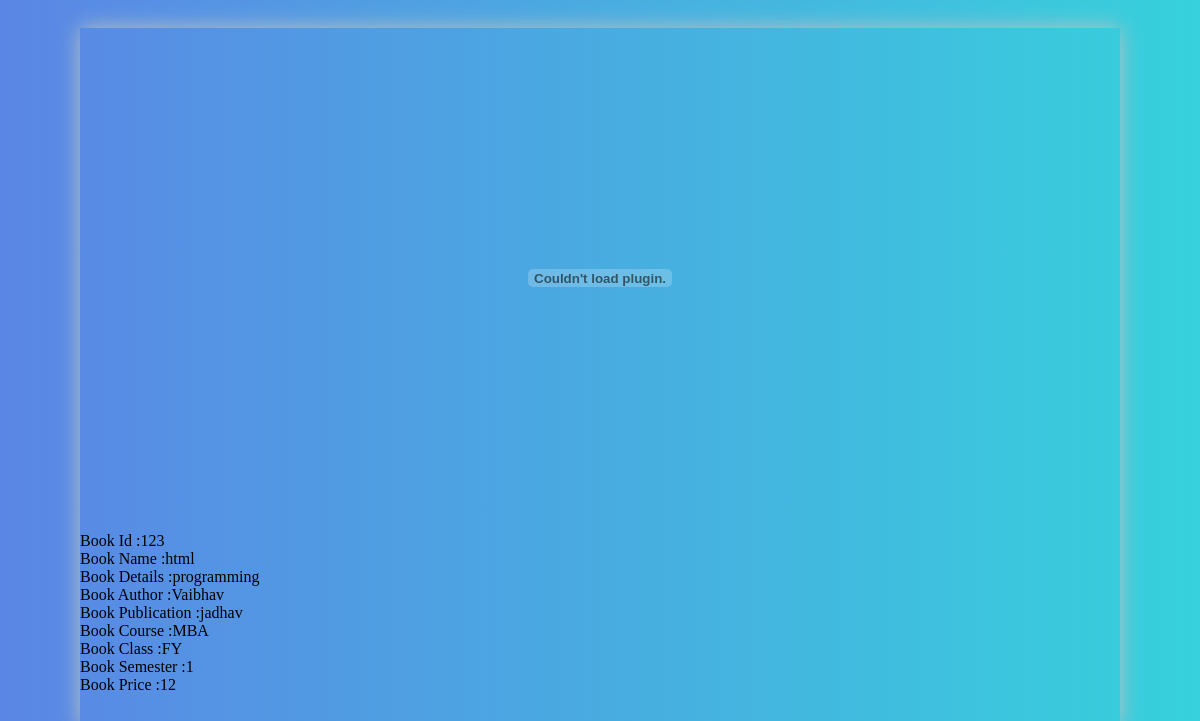
Screenshot of /mbacourse.php with the database file from the repository.
### tables this page shows
CREATE TABLE `mybooks` (
  `id` int(11) NOT NULL,
  `bname` varchar(30) NOT NULL,
  `bDetails` varchar(30) NOT NULL,
  `bAuthor` varchar(30) NOT NULL,
  `bPublication` varchar(30) NOT NULL,
  `Course` varchar(30) NOT NULL,
  `sClass` varchar(30) NOT NULL,
  `Semester` varchar(30) NOT NULL,
  `BookPrice` varchar(30) NOT NULL,
  `book` varchar(30) NOT NULL,
  `booknumber` varchar(30) NOT NULL
);

### mbacourse.php (the view, shortened to what this page needs)
<!DOCTYPE html>
<html>
<head>
</head>
<body>
<div class="grand_parent">
	<div class="parent">
		<?php
		$co="MBA";
       include("connection.php");
       $s="select * from mybooks where Course='$co'";
       $q=mysqli_query($con,$s);
       if ($q) {
       	 while($f=mysqli_fetch_array($q)){
		?>
		<div class="child">
			<center>
			<?php echo "<embed src='".$f['book']."' id='book'>" ?>
			</center>
			<label><label>Book Id :<?php  echo $f['booknumber'];?></label><br>
			<label>Book Name :<?php  echo $f['bname'];?></label><br>
			<label>Book Details :<?php  echo $f['bDetails'];?></label><br>
			<label>Book Author :<?php  echo $f['bAuthor'];?></label><br>
            <label>Book Publication :<?php  echo $f['bPublication'];?></label><br>
            <label>Book Course :<?php  echo $f['Course'];?></label><br>
            <label>Book Class :<?php  echo $f['sClass'];?></label><br>
            <label>Book Semester :<?php  echo $f['Semester'];?></label><br>
            <label>Book Price :<?php  echo $f['BookPrice'];?></label>
		</div>
		<?php
}
	}
	else{
		echo "Record Not Founde";
	}
	?>
	</div>
</div>
</body>
</html>

### mbacourse.php (style rules this page uses)
body { background: linear-gradient(to left,#36d1dc,#5b86e5); }
.grand_parent { width: 100%; height: 100vh; color: white; }
.parent { width: 90vw; height: auto; margin: auto; justify-content: space-around; display: flex; transition: all 0.2 linear; flex-wrap: wrap; }
.child { overflow: hidden; overflow: scroll; height: 700px; box-shadow: 0 0 20px #bac3c3; flex: 1 1 500px; margin: 20px; }
#book { width: 600px; height: 500px; }
label { color: black; }

### rows the page displays
mybooks: booknumber "123", bname "html", bDetails "programming", bAuthor "Vaibhav", bPublication "jadhav", Course "MBA", sClass "FY", Semester "1", BookPrice "12"
